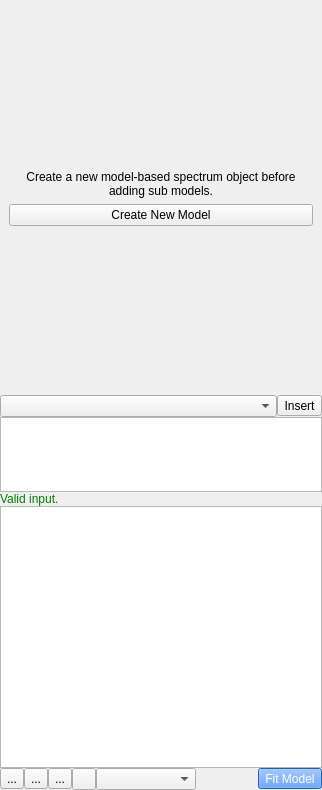
<?xml version="1.0" encoding="UTF-8"?>
<ui version="4.0">
 <class>Form</class>
 <widget class="QWidget" name="Form">
  <property name="geometry">
   <rect>
    <x>0</x>
    <y>0</y>
    <width>322</width>
    <height>790</height>
   </rect>
  </property>
  <property name="windowTitle">
   <string>Form</string>
  </property>
  <layout class="QVBoxLayout" name="verticalLayout">
   <property name="margin">
    <number>0</number>
   </property>
   <item>
    <layout class="QVBoxLayout" name="verticalLayout_2">
     <property name="spacing">
      <number>0</number>
     </property>
     <item>
      <widget class="QWidget" name="setup_holder_widget" native="true">
       <layout class="QVBoxLayout" name="no_model_layout">
        <item>
         <spacer name="verticalSpacer_2">
          <property name="orientation">
           <enum>Qt::Vertical</enum>
          </property>
          <property name="sizeHint" stdset="0">
           <size>
            <width>20</width>
            <height>40</height>
           </size>
          </property>
         </spacer>
        </item>
        <item>
         <widget class="QLabel" name="label">
          <property name="text">
           <string>Create a new model-based spectrum object before adding sub models.</string>
          </property>
          <property name="alignment">
           <set>Qt::AlignCenter</set>
          </property>
          <property name="wordWrap">
           <bool>true</bool>
          </property>
         </widget>
        </item>
        <item>
         <widget class="QPushButton" name="new_model_button">
          <property name="text">
           <string>Create New Model</string>
          </property>
         </widget>
        </item>
        <item>
         <spacer name="verticalSpacer">
          <property name="orientation">
           <enum>Qt::Vertical</enum>
          </property>
          <property name="sizeHint" stdset="0">
           <size>
            <width>20</width>
            <height>40</height>
           </size>
          </property>
         </spacer>
        </item>
       </layout>
      </widget>
     </item>
     <item>
      <widget class="QWidget" name="editor_holder_widget" native="true">
       <layout class="QVBoxLayout" name="model_editor_layout">
        <property name="spacing">
         <number>0</number>
        </property>
        <property name="margin">
         <number>0</number>
        </property>
        <item>
         <widget class="QWidget" name="widget_2" native="true">
          <property name="maximumSize">
           <size>
            <width>16777215</width>
            <height>26</height>
           </size>
          </property>
          <layout class="QHBoxLayout" name="horizontalLayout_4">
           <property name="spacing">
            <number>0</number>
           </property>
           <property name="margin">
            <number>0</number>
           </property>
           <item>
            <widget class="QComboBox" name="model_list_combo">
             <property name="sizePolicy">
              <sizepolicy hsizetype="Preferred" vsizetype="Fixed">
               <horstretch>0</horstretch>
               <verstretch>0</verstretch>
              </sizepolicy>
             </property>
             <property name="minimumSize">
              <size>
               <width>100</width>
               <height>0</height>
              </size>
             </property>
            </widget>
           </item>
           <item>
            <widget class="QToolButton" name="insert_eq_button">
             <property name="minimumSize">
              <size>
               <width>0</width>
               <height>21</height>
              </size>
             </property>
             <property name="text">
              <string>Insert</string>
             </property>
             <property name="icon">
              <iconset resource="../../data/resources/resources.qrc">
               <normaloff>:/icons/plus.svg</normaloff>:/icons/plus.svg</iconset>
             </property>
            </widget>
           </item>
          </layout>
         </widget>
        </item>
        <item>
         <widget class="QTextEdit" name="equation_text_edit">
          <property name="maximumSize">
           <size>
            <width>16777215</width>
            <height>75</height>
           </size>
          </property>
         </widget>
        </item>
        <item>
         <widget class="QLabel" name="status_label">
          <property name="sizePolicy">
           <sizepolicy hsizetype="Preferred" vsizetype="Preferred">
            <horstretch>1</horstretch>
            <verstretch>0</verstretch>
           </sizepolicy>
          </property>
          <property name="text">
           <string>&lt;font color=&quot;green&quot;&gt;Valid input.&lt;/font&gt;</string>
          </property>
          <property name="scaledContents">
           <bool>true</bool>
          </property>
          <property name="wordWrap">
           <bool>true</bool>
          </property>
         </widget>
        </item>
        <item>
         <widget class="QTreeView" name="model_tree_view">
          <attribute name="headerCascadingSectionResizes">
           <bool>true</bool>
          </attribute>
         </widget>
        </item>
        <item>
         <widget class="QWidget" name="widget" native="true">
          <property name="maximumSize">
           <size>
            <width>16777215</width>
            <height>26</height>
           </size>
          </property>
          <property name="autoFillBackground">
           <bool>false</bool>
          </property>
          <layout class="QHBoxLayout" name="horizontalLayout">
           <property name="spacing">
            <number>0</number>
           </property>
           <property name="margin">
            <number>0</number>
           </property>
           <item>
            <widget class="QToolButton" name="add_model_button">
             <property name="minimumSize">
              <size>
               <width>0</width>
               <height>21</height>
              </size>
             </property>
             <property name="text">
              <string>...</string>
             </property>
             <property name="icon">
              <iconset>
               <normalon>:/icons/plus.svg</normalon>
              </iconset>
             </property>
            </widget>
           </item>
           <item>
            <widget class="QToolButton" name="remove_model_button">
             <property name="minimumSize">
              <size>
               <width>0</width>
               <height>21</height>
              </size>
             </property>
             <property name="text">
              <string>...</string>
             </property>
             <property name="icon">
              <iconset>
               <normalon>:/icons/minus.svg</normalon>
              </iconset>
             </property>
            </widget>
           </item>
           <item>
            <widget class="QToolButton" name="equation_edit_button">
             <property name="minimumSize">
              <size>
               <width>0</width>
               <height>21</height>
              </size>
             </property>
             <property name="text">
              <string>...</string>
             </property>
             <property name="icon">
              <iconset>
               <normalon>:/icons/014-calculator.svg</normalon>
              </iconset>
             </property>
            </widget>
           </item>
           <item>
            <widget class="QToolButton" name="advanced_settings_button">
             <property name="minimumSize">
              <size>
               <width>0</width>
               <height>21</height>
              </size>
             </property>
             <property name="icon">
              <iconset resource="../../data/resources/resources.qrc">
               <normaloff>:/icons/configuration.svg</normaloff>:/icons/configuration.svg</iconset>
             </property>
            </widget>
           </item>
           <item>
            <widget class="QComboBox" name="data_selection_combo">
             <property name="minimumSize">
              <size>
               <width>100</width>
               <height>0</height>
              </size>
             </property>
             <property name="maximumSize">
              <size>
               <width>100</width>
               <height>16777215</height>
              </size>
             </property>
            </widget>
           </item>
           <item>
            <spacer name="horizontalSpacer_2">
             <property name="orientation">
              <enum>Qt::Horizontal</enum>
             </property>
             <property name="sizeHint" stdset="0">
              <size>
               <width>40</width>
               <height>20</height>
              </size>
             </property>
            </spacer>
           </item>
           <item>
            <widget class="QToolButton" name="fit_button">
             <property name="minimumSize">
              <size>
               <width>0</width>
               <height>21</height>
              </size>
             </property>
             <property name="styleSheet">
              <string notr="true">background-color: rgb(48, 131, 252);
color: rgb(255, 254, 250);</string>
             </property>
             <property name="text">
              <string>Fit Model</string>
             </property>
            </widget>
           </item>
          </layout>
         </widget>
        </item>
       </layout>
      </widget>
     </item>
    </layout>
   </item>
  </layout>
 </widget>
 <resources>
  <include location="../../data/resources/resources.qrc"/>
 </resources>
 <connections/>
</ui>
